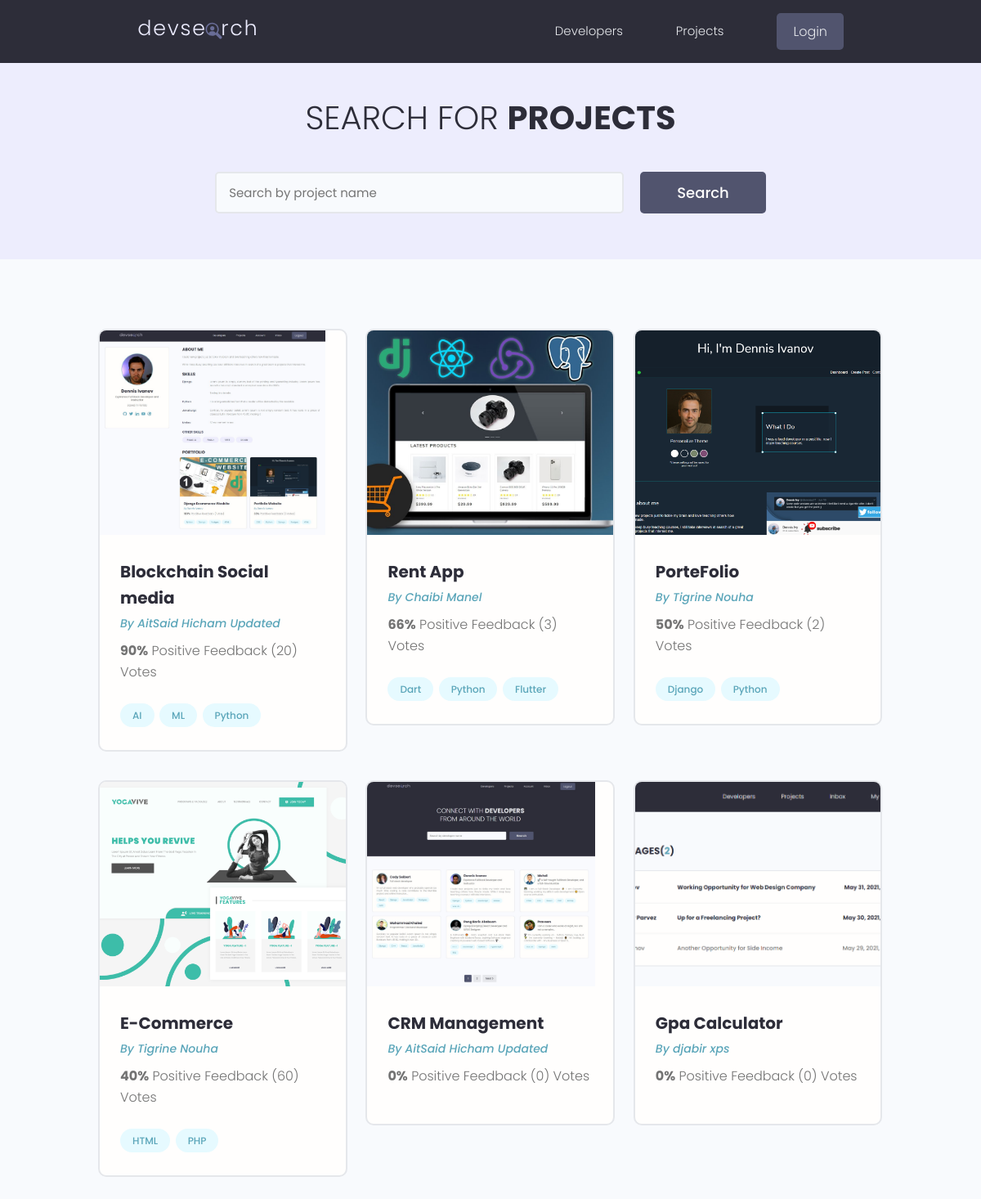
/projects/, run on the app's committed database.
### projects/models.py (models this page shows, shortened)
class Project(models.Model):
    owner = models.ForeignKey(
        Profile, null=True, blank=True, on_delete=models.CASCADE)
    title = models.CharField(max_length=200)
    description = models.TextField(null=True, blank=True)
    featured_image = models.ImageField(
        null=True, blank=True, default="default.jpg")
    demo_link = models.CharField(max_length=2000, null=True, blank=True)
    source_link = models.CharField(max_length=2000, null=True, blank=True)
    tags = models.ManyToManyField('Tag', blank=True)
    vote_total = models.IntegerField(default=0, null=True, blank=True)
    vote_ratio = models.IntegerField(default=0, null=True, blank=True)
    created = models.DateTimeField(auto_now_add=True)
    id = models.UUIDField(default=uuid.uuid4, unique=True,
                          primary_key=True, editable=False)
    class Meta:
        ordering = ['-vote_ratio','-vote_total','title']
    @property
    def imageURL(self):
        try:
            url = self.featured_image.url
        except:
            url = ''
        return url

class Tag(models.Model):
    name = models.CharField(max_length=200)
    created = models.DateTimeField(auto_now_add=True)
    id = models.UUIDField(default=uuid.uuid4, unique=True,
                          primary_key=True, editable=False)
    def __str__(self):
        return self.name

### users/models.py (models this page shows, shortened)
class Profile(models.Model):
    user = models.OneToOneField(
        User, on_delete=models.CASCADE, null=True, blank=True)
    name = models.CharField(max_length=200, blank=True, null=True)
    email = models.EmailField(max_length=500, blank=True, null=True)
    username = models.CharField(max_length=200, blank=True, null=True)
    location = models.CharField(max_length=200, blank=True, null=True)
    short_intro = models.CharField(max_length=200, blank=True, null=True)
    bio = models.TextField(blank=True, null=True)
    profile_image = models.ImageField(
        null=True, blank=True, upload_to='profiles/', default="profiles/user-default.png")
    social_github = models.CharField(max_length=200, blank=True, null=True)
    social_twitter = models.CharField(max_length=200, blank=True, null=True)
    social_linkedin = models.CharField(max_length=200, blank=True, null=True)
    social_youtube = models.CharField(max_length=200, blank=True, null=True)
    social_website = models.CharField(max_length=200, blank=True, null=True)
    created = models.DateTimeField(auto_now_add=True)
    id = models.UUIDField(default=uuid.uuid4, unique=True,
                          primary_key=True, editable=False)

### projects/views.py (the view)
# urls.py: path('projects/',views.getProjects),
def projects(request):
    projects,search_query = searchProject(request)
    custom_range,projects = paginationProject(request,projects,6)
    context = {
        'projects': projects,
        'search_query':search_query,
        'custom_range':custom_range
    }
    return render(request, 'projects/projects.html', context)

### projects/utils.py (called while the page is built)
def searchProject(request):
    search_query = ''
    if request.GET.get('search_query'):
        search_query = request.GET.get('search_query')
    tags = Tag.objects.filter(name__icontains = search_query)
    projects = Project.objects.distinct().filter(
        Q(title__icontains=search_query) |
        Q(description__icontains=search_query) |
        Q(owner__name__icontains=search_query) |
        Q(tags__in=tags)
    )
    return projects,search_query

def paginationProject(request,projects,results):
    page = request.GET.get('page')
    paginator = Paginator(projects,results)
    try:
        projects = paginator.page(page)
    except PageNotAnInteger:
        page = 1
        projects = paginator.page(page)
    except EmptyPage:
        page = paginator.num_pages
        projects = paginator.page(page)
    leftIndex = (int(page) - 1)
    if leftIndex < 1:
        leftIndex = 1
    rightIndex = (int(page) + 2)
    if rightIndex > paginator.num_pages:
        rightIndex = paginator.num_pages + 1
    custom_range = range(leftIndex,rightIndex)
    return custom_range , projects

### projects/templates/projects/projects.html (shortened to what this page needs)
{% extends 'main.html' %}
{% block content %}
<main class="projects">
    <section class="hero-section text-center">
        <div class="container container--narrow">
            <div class="hero-section__box">
                <h2>Search for <span>Projects</span></h2>
            </div>
            <div class="hero-section__search">
                <form id="searchForm" class="form" action="{% url 'projects' %}" method="get">
                  <div class="form__field">
                    <input class="input input--text" id="formInput#search" type="text" name="search_query"
                      value="{{search_query}}" placeholder="Search by project name" />
                  </div>
                  <input class="btn btn--sub btn--lg" type="submit" value="Search" />
                </form>
              </div>
        </div>
    </section>
    <section class="projectsList">
        <div class="container">
            <div class="grid grid--three">
                {% for project in projects %}
                <div class="column">
                    <div class="card project">
                        <a href="{% url 'project' project.id %}" class="project">
                            <img class="project__thumbnail" src="{{project.imageURL}}" alt="project thumbnail" />
                            <div class="card__body">
                                <h3 class="project__title">{{project.title}}</h3>
                                <p><a class="project__author" href="{% url 'user-profile' project.owner.id %}">By
                                        {{project.owner.name}}</a>
                                </p>
                                <p class="project--rating">
                                    <span style="font-weight: bold;">{{project.vote_ratio}}%</span> Positive
                                    Feedback ({{project.vote_total}}) Vote{{project.vote_total|pluralize:"s"}}
                                </p>
                                <div class="project__tags">
                                    {% for tag in project.tags.all %}
                                    <span class="tag tag--pill tag--main">
                                        <small>{{tag}}</small>
                                    </span>
                                    {% endfor %}
                                </div>
                            </div>
                        </a>
                    </div>
                </div>
                {% endfor %}
            </div>
        </div>
    </section>
</main>
{% endblock %}

### static/styles/app.css (style rules this page uses)
:root { --color-sub: #2d2d39; }
.btn--sub { background-color: var(--color-sub-light); }
.card { border: 2px solid var(--color-light); }
img { width: 100%; }
.hero-section { height: 40vh; display: flex; align-items: center; background-color: var(--color-sub); }
.hero-section__box { margin-bottom: 4rem; }
.hero-section__box > h2, .hero-section__box > h2 > span { font-size: 4rem; color: var(--color-light); line-height: 1.3; text-transform: uppercase; }
.hero-section__box > h2 { font-weight: 300; }
.hero-section__box > h2 > span { font-weight: 700; }
.hero-section__search > .form { display: flex; align-items: center; justify-content: center; gap: 2rem; }
.hero-section__search > .form input.input--text { width: 50rem; }
.project__author { font-size: 1.4rem; font-style: italic; }
.project--rating { margin-bottom: 1.6em; margin-top: .5em; }
.projects > .hero-section { background: var(--color-sub-lighter); height: 30vh; }
.projects .hero-section__box { margin-bottom: 2.5rem; }
.projects .hero-section__box > h2 { color: var(--color-sub); }
.projects .hero-section__box > h2 > span { font-weight: 700; color: var(--color-sub); }
.projectsList { margin-top: 8rem; }
.project__thumbnail { height: 25rem; object-fit: cover; object-position: top center; }
.project__title { font-size: 2rem; font-weight: 700; color: var(--color-sub); }

### static/uikit/styles/modules/_variables.css (style rules this page uses)
:root { --color-main: #5aa5b9; --color-main-light: #e6faff; --color-sub: #3f4156; --color-sub-light: #51546e; --color-sub-lighter: #ededfd; --color-text: #737373; --color-gray: #8b8b8b; --color-light: #e5e7eb; --color-light-gray: #767676; --color-bg: #f8fafd; --color-white: #fffefd; --color-white-light: #f3f3f3; --color-success: #359e64; --color-success-bg: #def8e8; --color-error: #fc4b0b; --color-error-bg: #fff2ee; --font-base: 'Poppins', arial, helvetica, 'Segoe UI', roboto, ubuntu, sans-serif; --font-monospace: 'Fira Code', 'Courier New', courier, monospace; --font-regular: 300; --font-medium: 500; --font-bold: 700; --generic-shadow: 1px 1px 5px #00000010; --generic-transition: all 0.3s ease-in-out; }

### static/uikit/styles/modules/_base.css (style rules this page uses)
* { margin: 0; padding: 0; box-sizing: border-box; text-rendering: optimizeLegibility; color: inherit; font-size: inherit; }
html { font-size: 50%; }
@media only screen and (min-width: 480px) { html { font-size: 56.25%; } }
@media only screen and (min-width: 1200px) { html { font-size: 62.5%; } }
body { line-height: 1.6; font-weight: 400; font-size: 1.5rem; color: var(--color-text); background-color: var(--color-bg); min-height: 100vh; }

### static/uikit/styles/modules/_typography.css (style rules this page uses)
* { font-family: var(--font-base); }
h2 { font-size: 3.6rem; font-weight: var(--font-bold); }
h3 { font-size: 3.2rem; font-weight: var(--font-medium); }
p, span, strong { font-size: 1.6rem; color: var(--color-text); font-weight: var(--font-regular); }
a { padding-bottom: 2px; text-decoration: none; display: inline-block; color: var(--color-main); font-weight: var(--font-medium); }

### static/uikit/styles/modules/_utilities.css (style rules this page uses)
.container { width: 92%; max-width: 165rem; margin: 0 auto; box-sizing: border-box; }
.container--narrow { width: 92%; max-width: 120rem; }
@media screen and (min-width: 1000px) { .container { width: 90%; } }
@media screen and (min-width: 1000px) { .container--narrow { width: 85%; } }
@media screen and (min-width: 1200px) { .container { width: 80%; } }
@media screen and (min-width: 1200px) { .container--narrow { width: 72%; } }
.text-center { text-align: center; }

### static/uikit/styles/modules/_button.css (style rules this page uses)
.btn { display: inline-block; position: relative; cursor: pointer; background-color: var(--color-light); font-weight: var(--font-medium); color: var(--color-sub); text-decoration: none; padding: 1rem 2rem; border-radius: 0.5rem; border: none; width: -webkit-fit-content; width: -moz-fit-content; width: fit-content; height: -webkit-fit-content; height: -moz-fit-content; height: fit-content; font-size: 1.6rem; outline-width: 0; outline-color: transparent; -webkit-backface-visibility: hidden; backface-visibility: hidden; transition: all 0.3s ease-in-out; }
.btn--sub { background-color: var(--color-sub); color: var(--color-white); }
.btn--lg { font-size: 1.8rem; padding: 1.2rem 4.5rem; }

### static/uikit/styles/modules/_card.css (style rules this page uses)
.card { border-radius: 1rem; background-color: var(--color-white); border: 1.5px solid var(--color-light); width: auto; height: auto; margin-top: 0.5rem; margin-bottom: 0.5rem; overflow: hidden; }
.card__body, .card__header { padding: 2rem 2.5rem; }

### data on the page
Project: imageURL (picture), title "Blockchain Social media", owner.name "AitSaid Hicham Updated", vote_ratio "90", vote_total "20"
Tag: name "AI"
Tag: name "ML"
Tag: name "Python"
Project: imageURL (picture), title "Rent App", owner.name "Chaibi Manel", vote_ratio "66", vote_total "3"
Tag: name "Dart"
Tag: name "Flutter"
Project: imageURL (picture), title "PorteFolio", owner.name "Tigrine Nouha", vote_ratio "50", vote_total "2"
Tag: name "Django"
Project: imageURL (picture), title "E-Commerce", owner.name "Tigrine Nouha", vote_ratio "40", vote_total "60"
Tag: name "HTML"
Tag: name "PHP"
Project: imageURL (picture), title "CRM Management", owner.name "AitSaid Hicham Updated", vote_ratio "0", vote_total "0"
Project: imageURL (picture), title "Gpa Calculator", owner.name "djabir xps", vote_ratio "0", vote_total "0"
